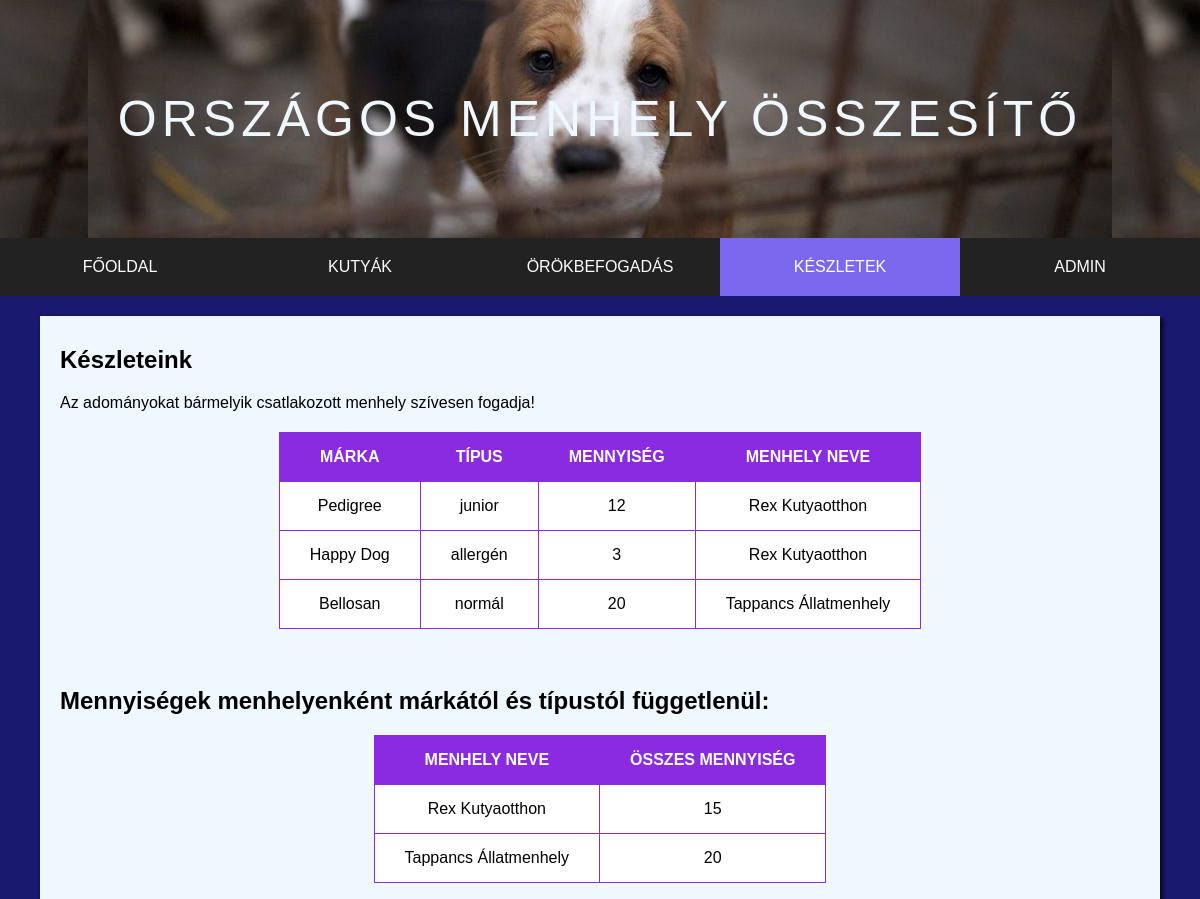
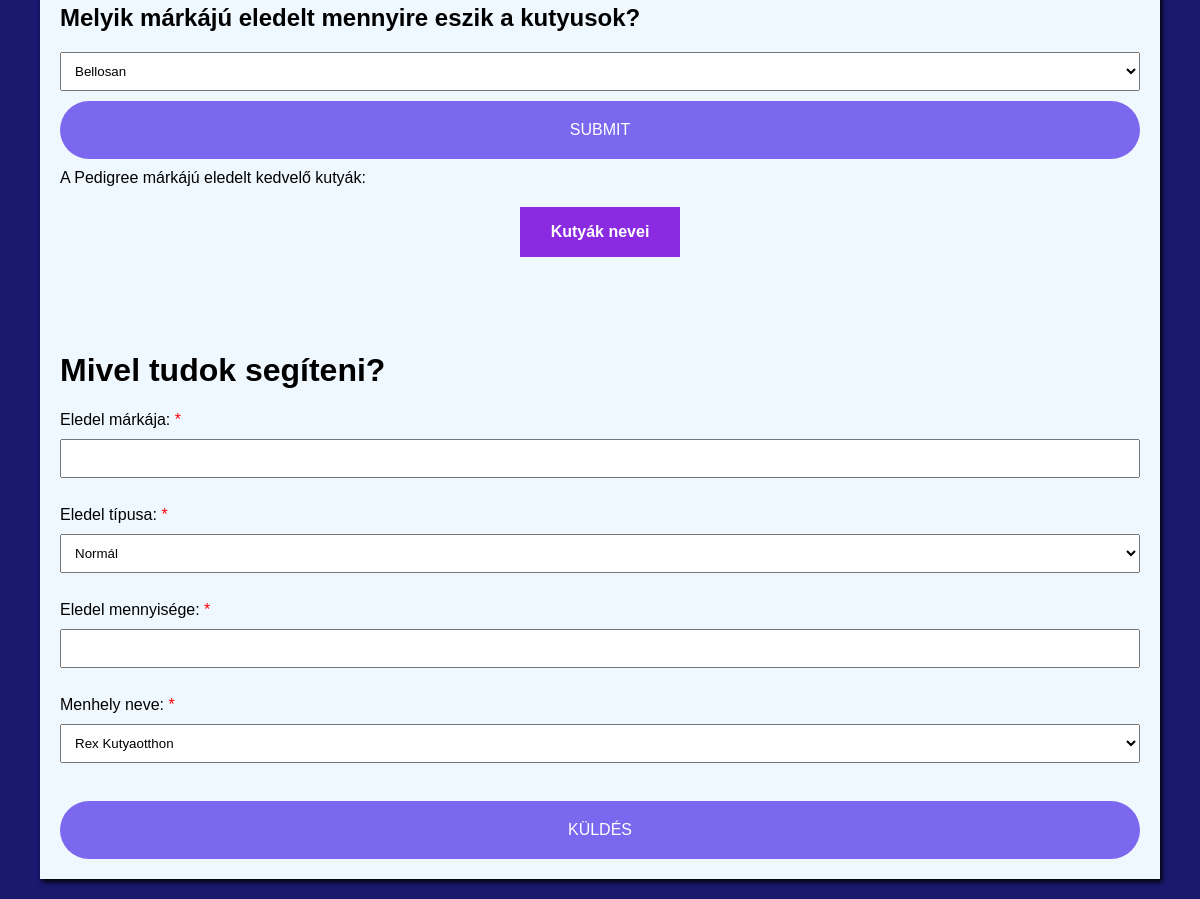
/keszletek.php?sel=Pedigree, run on the app's committed database (2 pictures, top to bottom).
### tables this page shows
CREATE TABLE Eledel(
    keszlet_kod INT PRIMARY KEY AUTO_INCREMENT,
    marka VARCHAR(255) NOT NULL,
    tipus VARCHAR(255) NOT NULL,
    mennyiseg INT,
    menhely_nev VARCHAR(255) NOT NULL,
    FOREIGN KEY(menhely_nev) 
		  REFERENCES Menhely(nev)
);

CREATE TABLE Menhely(
    nev VARCHAR(255) PRIMARY KEY,
    kapacitas INT NOT NULL,
    varos VARCHAR(255),
    utca VARCHAR(255),
    hazszam INT
);

### keszletek.php (the view, shortened to what this page needs)
<!DOCTYPE html>
<html lang="hu">
<head>
    <link rel="stylesheet" href="menhely.css">
</head>
<body>
<?php
include_once "common/header.php";
include_once "common/fuggvenyek.php";
include_once "common/db_fuggvenyek.php";
if ( !($conn = menhely_csatlakozas()) ) {
    return false;
}
?>
<main>
    <section>
        <h2>Készleteink</h2>
        <p>Az adományokat bármelyik csatlakozott menhely szívesen fogadja!</p>
        <?php
        if ( mysqli_select_db($conn, 'menhely') ) {
            $sql = "SELECT keszlet_kod, marka, tipus, mennyiseg, menhely_nev FROM Eledel ORDER BY menhely_nev";
            $res = mysqli_query($conn, $sql) or die ('Hibás utasítás!');
            echo '<table border=1>';
            echo '<tr>';
            echo '<th>MÁRKA</th>';
            echo '<th>TÍPUS</th>';
            echo '<th>MENNYISÉG</th>';
            echo '<th>MENHELY NEVE</th>';
            echo '</tr>';
            while ( ($current_row = mysqli_fetch_assoc($res))!= null) {
                echo '<tr>';
                echo '<td>' . $current_row["marka"] . '</td>';
                echo '<td>' . $current_row["tipus"] . '</td>';
                echo '<td>' . $current_row["mennyiseg"] . '</td>';
                echo '<td>' . $current_row["menhely_nev"] . '</td>';
                echo '</tr>';
            }
            echo '</table>';
        } else {
            die('Nem sikerült csatlakozni az adatbázishoz.');
        }
        ?>
    </section>
    <br>
    <section>
        <h2>Mennyiségek menhelyenként márkától és típustól függetlenül: </h2>
        <?php
        if ( mysqli_select_db($conn, 'menhely') ) {
            $sql = "SELECT Menhely.nev, SUM(mennyiseg) AS osszes FROM MENHELY, ELEDEL WHERE Menhely.nev = Eledel.menhely_nev GROUP BY Menhely.nev";
            $res = mysqli_query($conn, $sql) or die ('Hibás utasítás!');
            echo '<table border=1>';
            echo '<tr>';
            echo '<th>MENHELY NEVE</th>';
            echo '<th>ÖSSZES MENNYISÉG</th>';
            echo '</tr>';
            while ( ($current_row = mysqli_fetch_assoc($res))!= null) {
                echo '<tr>';
                echo '<td>' . $current_row["nev"] . '</td>';
                echo '<td>' . $current_row["osszes"] . '</td>';
                echo '</tr>';
            }
            echo '</table>';
        } else {
            die('Nem sikerült csatlakozni az adatbázishoz.');
        }
        ?>
    </section>
    <h2>Melyik márkájú eledelt mennyire eszik a kutyusok?</h2>
    <form action="keszletek.php"  method="GET">
        <select name="sel">
            <?php
            $sql = "SELECT marka FROM ELEDEL GROUP BY marka";
            $res = mysqli_query($conn, $sql) or die ('Hibás utasítás: '.mysqli_error($conn));
            while ( ($egySor = mysqli_fetch_assoc($res))!= null) {
                echo '<option value="'.$egySor["marka"].'">'.$egySor["marka"].'</option>';
            }
            ?>
        </select>
        <input type="submit" name="submit">
    </form>
    <?php
    if(@isset($_GET["sel"])) {
        mysqli_select_db($conn, 'menhely') or die("Hiba: " . mysqli_error($conn));
        @$ez = $_GET["sel"];
        echo "A {$ez} márkájú eledelt kedvelő kutyák:";
        echo '<table border=1>';
        echo '<tr>';
        echo '<th>Kutyák nevei</th>';
        echo '</tr>';
        echo '</table>';
    }
        ?>
    <br>
    <br>
    <br>
    <h1>Mivel tudok segíteni?</h1>
<div>
    <form method="POST" action="felvitel.php" autocomplete="off" accept-charset="utf-8">
        <label class="fontos">Eledel márkája: </label>
        <input type="text" name="e_marka" required>
        <br>
        <label class="fontos">Eledel típusa: </label>
        <select id="tipus" name="e_tipus" required>
            <option value="normál" selected>Normál</option>
        </select>
        <br>
        <label class="fontos">Eledel mennyisége: </label>
        <input type="text" name="e_mennyiseg" required>
        <br>
        <label class="fontos">Menhely neve: </label>
        <select name="e_menhely_nev" required>
            <?php
            $sql = "SELECT nev FROM Menhely";
            $res = mysqli_query($conn, $sql) or die ('Hibás utasítás: '.mysqli_error($conn));
            while ( ($current_row = mysqli_fetch_assoc($res))!= null) {
                echo '<option value="'.$current_row["nev"].'">'.$current_row["nev"].'</option>';
            }
            ?>
        </select>
        <br>
        <input type="submit" value="Küldés" />
    </form>
</div>
</main>
</body>
</html>

### menhely.css (style rules this page uses)
body { background-color: midnightblue; font-family: Arial, Verdana, sans-serif; margin: 0; padding: 0; }
main { text-align: justify; background-color: aliceblue; margin: 20px auto; padding: 10px 20px; width: 90%; box-shadow: 2px 3px 5px #000; }
table { background-color: #fff; margin: 20px auto; border-collapse: collapse; }
th, td { border: 1px solid blueviolet; padding: 15px 30px; text-align: center; }
tr:first-child { background-color: blueviolet; color: #fff; }
form > input, form > select { display: block; margin: 10px auto; padding: 10px; box-sizing: border-box; width: 100%; height: 50%; }
input[type="submit"] { font-size: 100%; background-color: mediumslateblue; color: #fff; padding: 20px; border: none; border-radius: 100px; text-transform: uppercase; cursor: pointer; }
form input[type="submit"] { margin-top: 10px; }
.fontos::after { content: "*"; color: red; }

### data on the page
eledel: marka "Pedigree", tipus "junior", mennyiseg "12", menhely_nev "Rex Kutyaotthon"
eledel: marka "Happy Dog", tipus "allergén", mennyiseg "3", menhely_nev "Rex Kutyaotthon"
eledel: marka "Bellosan", tipus "normál", mennyiseg "20", menhely_nev "Tappancs Állatmenhely"
menhely: nev "Rex Kutyaotthon", osszes "15"
menhely: nev "Tappancs Állatmenhely", osszes "20"

### other printed values
$ez "Pedigree"
form field sel "Bellosan"
form field e_menhely_nev "Rex Kutyaotthon"
